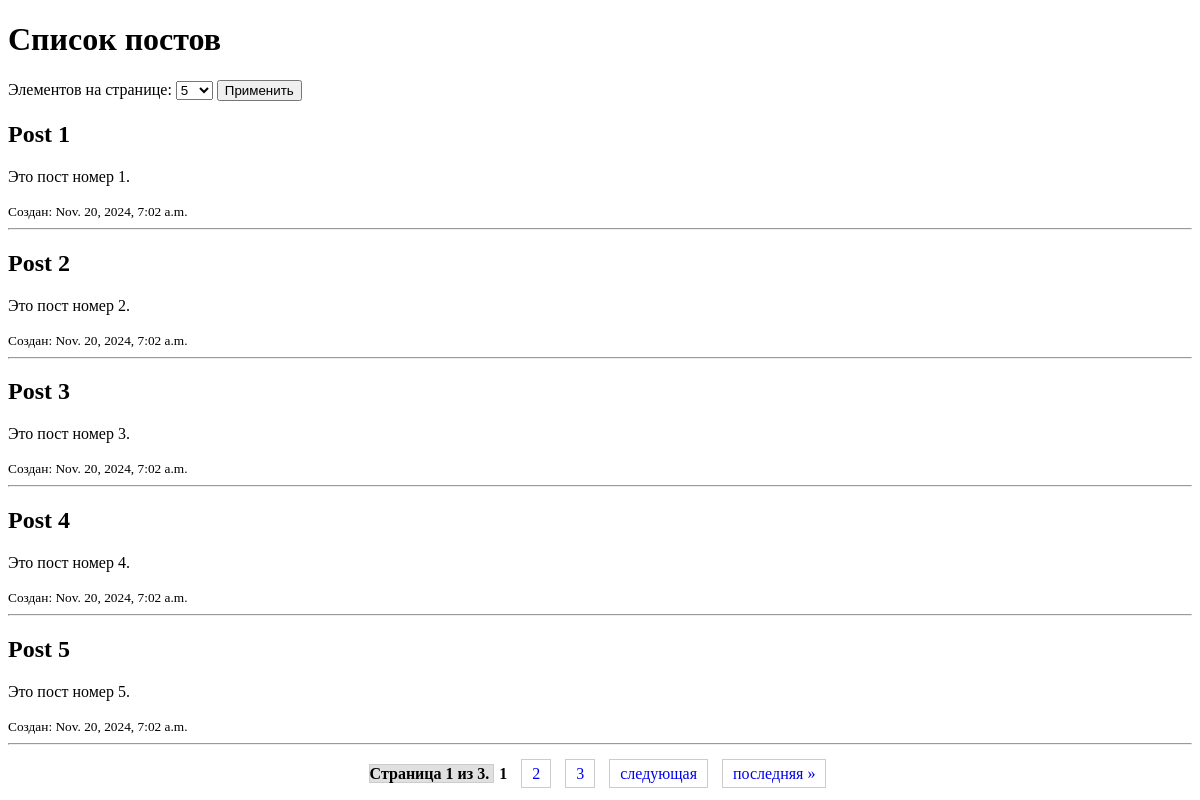
The page / on the database its author committed.
### blog/models.py (models this page shows, shortened)
class Post(models.Model):
    title = models.CharField(max_length=200)
    content = models.TextField()
    created_at = models.DateTimeField(auto_now_add=True)

### blog/views.py (the view)
# urls.py: path('', views.post_list, name='post_list'),
def post_list(request):
    post_list = Post.objects.all()
    per_page = request.GET.get('per_page', 5)  # Задаем количество на страницу, по умолчанию 5
    try:
        per_page = int(per_page)
        if per_page <= 0:
            per_page = 5
    except ValueError:
        per_page = 5
    paginator = Paginator(post_list, per_page)
    page_number = request.GET.get('page')
    page_obj = paginator.get_page(page_number)
    context = {'page_obj': page_obj, 'per_page': per_page}
    return render(request, 'blog/post_list.html', context)

### blog/templates/blog/post_list.html (shortened to what this page needs)
<!DOCTYPE html>
<html lang="en" xmlns="http://www.w3.org/1999/html">
<head>
</head>
<body>
   <h1>Список постов</h1>
   <form method="get">
       <label for="per_page">Элементов на странице:</label>
       <select id="per_page" name="per_page">
           <option value="5" {% if per_page == 5 %}selected{% endif %}>5</option>
       </select>
       <button type="submit">Применить</button>
   </form>
   {% for post in page_obj.object_list %}
       <article>
           <h2>{{ post.title }}</h2>
           <p>{{ post.content|truncatewords:30 }}</p>
           <small>Создан: {{ post.created_at }}</small>
           <hr>
       </article>
   {% endfor %}
   <div class="pagination">
       <span class="step-links">
           <span class="current">
               Страница {{ page_obj.number }} из {{ page_obj.paginator.num_pages }}.
           </span>
           {% for num in page_obj.paginator.page_range %}
               {% if page_obj.number == num %}
                   <strong>{{ num }}</strong>
               {% else %}
                   <a href="?page={{ num }}&per_page={{ per_page }}">{{ num }}</a>
               {% endif %}
           {% endfor %}
           {% if page_obj.has_next %}
               <a href="?page={{ page_obj.next_page_number }}&per_page={{ per_page }}">следующая</a>
               <a href="?page={{ page_obj.paginator.num_pages }}&per_page={{ per_page }}">последняя &raquo;</a>
           {% endif %}
       </span>
   </div>
</body>
</html>

### blog/templates/blog/post_list.html (style rules this page uses)
.pagination { display: flex; justify-content: center; margin-top: 20px; }
.pagination a { margin: 0 5px; padding: 5px 10px; border: 1px solid #ccc; text-decoration: none; }
.pagination .current { font-weight: bold; background-color: #e0e0e0; border: 1px solid #ccc; }
.pagination strong { margin: 0 5px; }

### rows shown on the page
Post: title "Post 1", content "Это пост номер 1.", created_at "Nov. 20, 2024, 7:02 a.m."
Post: title "Post 2", content "Это пост номер 2.", created_at "Nov. 20, 2024, 7:02 a.m."
Post: title "Post 3", content "Это пост номер 3.", created_at "Nov. 20, 2024, 7:02 a.m."
Post: title "Post 4", content "Это пост номер 4.", created_at "Nov. 20, 2024, 7:02 a.m."
Post: title "Post 5", content "Это пост номер 5.", created_at "Nov. 20, 2024, 7:02 a.m."

### other values the page prints
{{ page_obj.number }} "1"
{{ page_obj.paginator.num_pages }} "3"
{{ num }} "1"
{{ num }} "2" "3"
